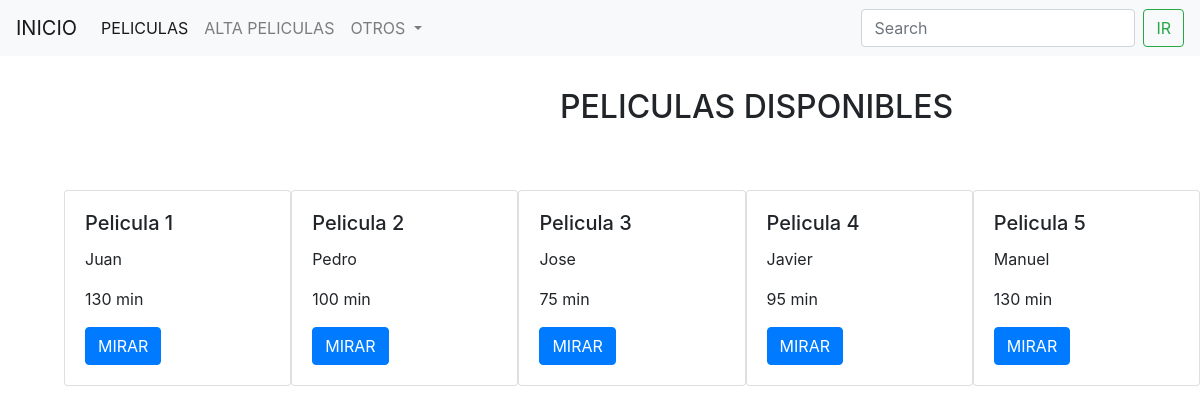
The app's page /peliculas/, older data.
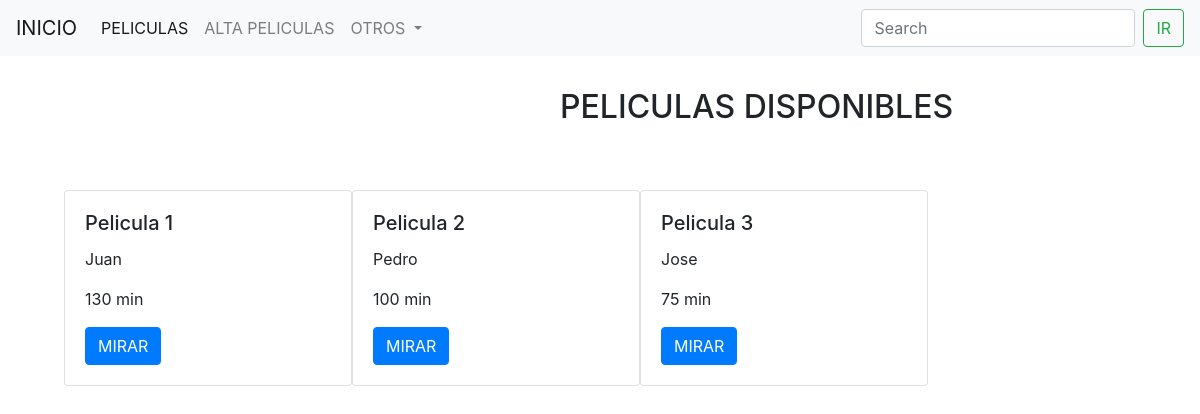
The same page, newer data.
### pelicula/models.py (models this page shows)
class Movie(models.Model):
    nombre = models.CharField(max_length=40)
    duracionminutos = models.IntegerField()
    actores = models.CharField(max_length=100)
    creacion =  models.IntegerField()
    SKU = models.CharField(max_length=30, unique=True)
    active = models.BooleanField(default=True)
    class Meta:
        verbose_name = 'pelicula'
        verbose_name_plural = 'peliculas'

### pelicula/views.py (the view)
# urls.py: path('', products, name = 'products'),
def products(request):
    print(request.method)
    productos = Movie.objects.all()
    context = {'productos':productos}
    return render(request, 'peliculas.html', context=context)

### templates/peliculas.html
{% extends 'basep.html' %}
{% block contenido %}
<h2 style="margin-left:35rem; margin-top:2rem">PELICULAS DISPONIBLES</h2>
<div class="d-flex" style="margin-top:4rem; margin-left:4rem">
    {% for product in productos %}
    <div class="card" style="width: 18rem;">
        <div class="card-body">
            <h5 class="card-title">{{product.nombre}}</h5>
            <p class="card-text">{{product.actores}}</p>
            <p class="card-text">{{product.duracionminutos}} min</p>
            <a href="#" class="btn btn-primary">MIRAR</a>
        </div>
    </div>
    {% endfor %}
</div>
{% endblock %}

### templates/basep.html (shortened to what this page needs)
<!DOCTYPE html>
<html lang="en">
<head>
    <link rel="stylesheet" href="https://cdn.jsdelivr.net/npm/bootstrap@4.6.1/dist/css/bootstrap.min.css"
>
</head>
<body>
    <nav class="navbar navbar-expand-lg navbar-light bg-light">
        <a class="navbar-brand" href="/">INICIO</a>
        <div class="collapse navbar-collapse" id="navbarSupportedContent">
            <ul class="navbar-nav mr-auto">
            <li class="nav-item active">
                <a class="nav-link" href="/peliculas/">PELICULAS</a>
            </li>
            <li class="nav-item">
                <a class="nav-link" href="/peliculas/crear-peliculas/">ALTA PELICULAS</a>
            </li>
            <li class="nav-item dropdown">
                <a class="nav-link dropdown-toggle" href="#" id="navbarDropdown" role="button" data-toggle="dropdown" aria-haspopup="true" aria-expanded="false">
                OTROS
                </a>
                        </li>
            </ul>
            <form class="form-inline my-2 my-lg-0" action = "/peliculas/buscar-peliculas/" method = "GET">
            <input class="form-control mr-sm-2" type="search" placeholder="Search" aria-label="Search" name = 'search'>
            <button class="btn btn-outline-success my-2 my-sm-0" type="submit">IR</button>
            </form>
        </div>
        </nav>
    {% block contenido %}
    {% endblock %}
</body>
</html>

Row changes from the older to the newer data that the page shows:
removed Movie: nombre "Pelicula 4", actores "Javier", duracionminutos "95"
removed Movie: nombre "Pelicula 5", actores "Manuel", duracionminutos "130"
